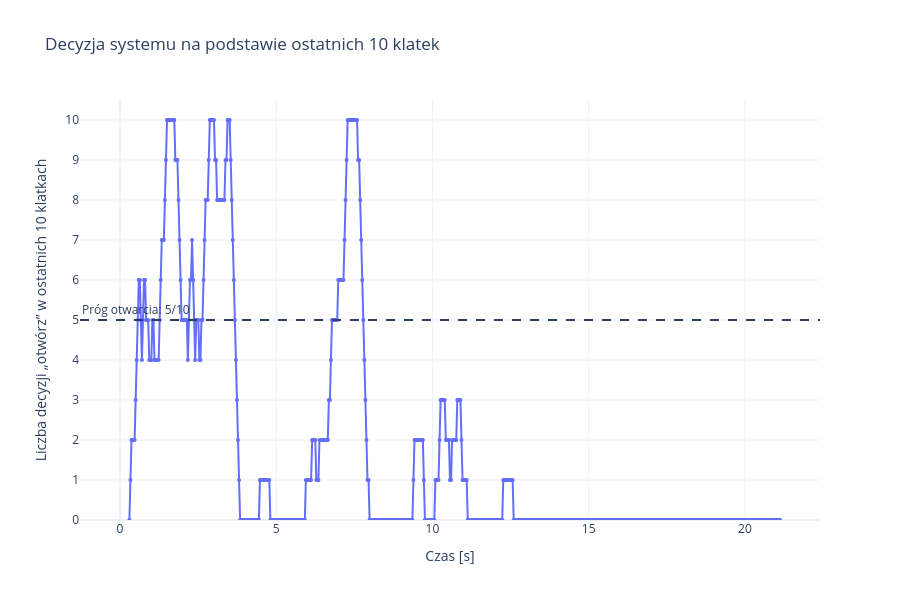

Notebook code cell kept with this figure:
### Code cell
fig = go.Figure()


fig.add_trace(
    go.Scatter(
        x=df["czas_s"],
        y=df["otwarcia_ostatnie_10"],
        mode="lines+markers",
        name="Otwarcia w ostatnich 10 klatkach",
        line=dict(width=2),
        marker=dict(size=4),
        hovertemplate=
            "Czas: %{x:.3f} s<br>" +
            "Otwarcia: %{y}/10<extra></extra>"
    )
)


fig.add_hline(
    y=5,
    line_dash="dash",
    line_width=2,
    annotation_text="Próg otwarcia: 5/10",
    annotation_position="top left"
)

fig.update_layout(

    title="Decyzja systemu na podstawie ostatnich 10 klatek",

    xaxis=dict(
        title="Czas [s]"
    ),

    yaxis=dict(
        title="Liczba decyzji „otwórz” w ostatnich 10 klatkach",
        range=[0, 10.5],
        dtick=1
    ),

    template="plotly_white",

    hovermode="x unified",

    height=600
)


fig.show()

### Figure 1 — Plotly figure (JSON) as saved in the notebook; plotly's stock layout.template omitted (floating-point values rounded to 4 significant figures; data arrays with more than 128 entries replaced by an {"elided": "..."} marker saying what was removed)
{"data": [{"hovertemplate": "Czas: %{x:.3f} s<br>Otwarcia: %{y}/10<extra></extra>", "line": {"width": 2}, "marker": {"size": 4}, "mode": "lines+markers", "name": "Otwarcia w ostatnich 10 klatkach", "type": "scatter", "x": {"elided": "633 float values"}, "y": {"elided": "633 float values"}}], "layout": {"annotations": [{"showarrow": false, "text": "Próg otwarcia: 5/10", "x": 0, "xanchor": "left", "xref": "x domain", "y": 5, "yanchor": "bottom", "yref": "y"}], "height": 600, "hovermode": "x unified", "shapes": [{"line": {"dash": "dash", "width": 2}, "type": "line", "x0": 0, "x1": 1, "xref": "x domain", "y0": 5, "y1": 5, "yref": "y"}], "title": {"text": "Decyzja systemu na podstawie ostatnich 10 klatek"}, "xaxis": {"title": {"text": "Czas [s]"}}, "yaxis": {"dtick": 1, "range": [0, 10.5], "title": {"text": "Liczba decyzji „otwórz” w ostatnich 10 klatkach"}}}}
